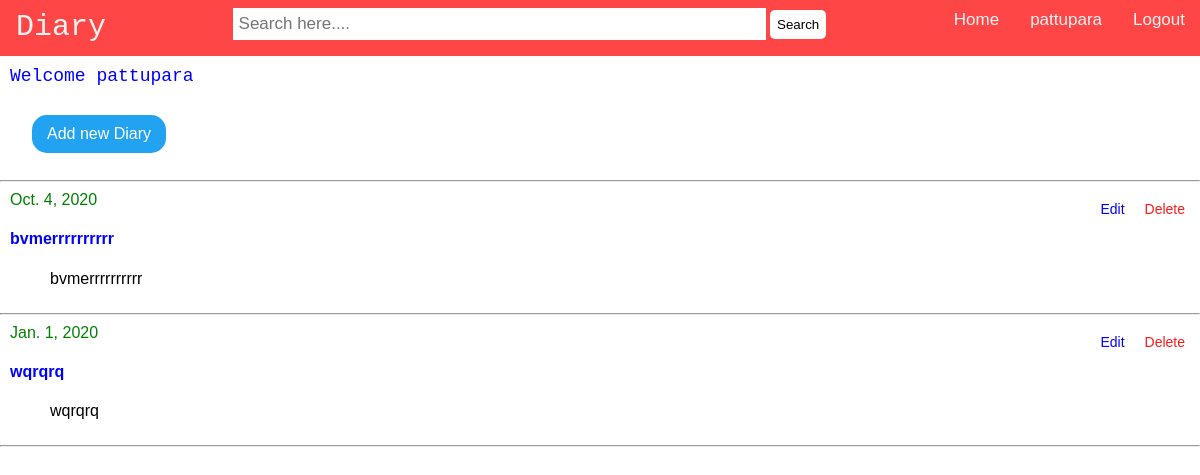
The app's page / (signed in) with its own data.
### home/models.py (models this page shows)
class Diaryy(models.Model):
    id = models.AutoField(primary_key=True)
    date = models.DateField(max_length=15)
    title=models.CharField(max_length=50)
    diary=models.TextField()
    user_name= models.ForeignKey(settings.AUTH_USER_MODEL,on_delete=models.CASCADE)

### home/views.py (the view)
# urls.py: 2. Add a URL to urlpatterns:  path('', views.home, name='home')
@login_required(login_url='/signin')
def home(request):
    obj = Diaryy.objects.filter(user_name=request.user)
    context = {
        "obj": obj
    }
    template = "index.html"
    return render(request, template, context)

### templates/index.html (shortened to what this page needs)
{% extends "navbar.html" %}
{% block content %}
<div style="margin:10px;font-size: 18px;color: blue;font-family: 'Lucida Console', Courier, monospace;">
Welcome {{user.username}}</div>
<div style="padding:15px 30px">
   <a href="diary"> <button class="btn-diary" type="submit">Add new Diary </button> </a></div>
<hr>
 {% for object in obj %}
<div style="font-size: 16px; padding: 1px 10px;font-family: Arial, Helvetica, sans-serif;">
    <div class="topmenu">
<a class="right-dlt" href="delete_conform/{{object.id}}">Delete
</a>
<a class="right-edt" href=edit/{{object.id}} >Edit
</a>
        <a class="left" style="color:green">{{object.date}}</a>
    <h4 style="color:blue">{{object.diary}}</h4>
        <ul> {{object.diary}}</ul>      </div></div>
<hr>
        {% endfor %}
{% endblock %}

### templates/navbar.html (shortened to what this page needs)
<!DOCTYPE html>
<html>
<head>
</head>
<body>
<div class="topnav">
  <a class="left" href="/" >Diary</a>
  {% if user.is_authenticated %}
  <a class="right" href="{% url 'logout' %}">Logout</a>
    <a  class="right" href="#">{{user.username}}</a>
  <a  class="right" href="/">Home</a>
  <center>
    <div>
      <form method="GET" action="{% url 'search' %}">
        <input type="text" name="search" size="50" placeholder="Search here....">
        <button class="btn-search">Search</button></form></div>
  </center>
  {% endif %}
</div>
{% block content %}
{% endblock  %}
</body>
</html>

### templates/index.html (style rules this page uses)
body { margin: 0; font-family: Arial, Helvetica, sans-serif; }
.topmenu { overflow: hidden; }
.topmenu a.right-dlt { float: right; color: #ff1a1a; padding: 10px 5px 10px 15px; font-size: 14px; cursor:pointer; text-decoration: none; }
.topmenu a.right-edt { float: right; text-decoration: none; color: #0000ff; padding: 10px 5px 10px 15px; font-size: 14px; cursor:pointer; }
.btn-diary { background-color: #22A3F2; border: none; color: white; padding: 10px 15px; text-align: center; font-size: 16px; border-radius: 15px; margin: 4px 2px; cursor: pointer; }

### templates/navbar.html (style rules this page uses)
body { margin: 0; font-family: Arial, Helvetica, sans-serif; }
.topnav { overflow: hidden; background-color: #FF4646; }
.topnav a { float: right; color: #f2f2f2; text-align: center; padding: 10px 15px 10px 16px; text-decoration: none; font-size: 17px; }
.topnav a.left { float: left; color: #f2f2f2; font-family: "Lucida Console", Courier, monospace; text-decoration: none; font-size: 30px; }
.topnav input[type=text] { padding: 6px; margin-top: 8px; border: none; font-size: 17px; }
.btn-search { border-radius: 5px; padding:7px; border: none; background-color: white; }

### records on screen
Diaryy: date "Oct. 4, 2020", diary "bvmerrrrrrrrrr"
Diaryy: date "Jan. 1, 2020", diary "wqrqrq"

### other values on screen
{{ user.username }} "pattupara"
